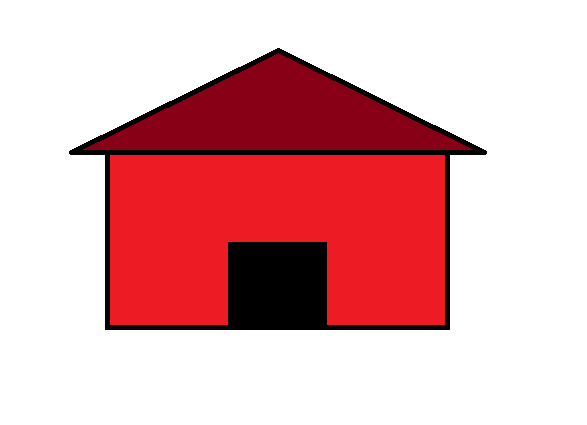
#> input picture sem3/LA/prac6,7_matrix-application/house.png, 587 x 425 px
$ python matrix-application2.py
#> lines starting #> are read from the running program, lines starting #| are printed output that depends on the picture
import cv2
import matplotlib.pyplot as plt

# scalar multiplication
img = cv2.imread('house.png')
#> img is the input picture: shape (425, 587, 3); mean B, G, R 178.2, 175, 226.1
img = cv2.cvtColor(img, cv2.COLOR_BGR2RGB)
fimg = cv2.multiply(img, True)
cv2.imwrite('house-scaled.jpg', fimg)
plt.imshow(fimg)
plt.show()

img = cv2.imread('house-scaled.jpg')
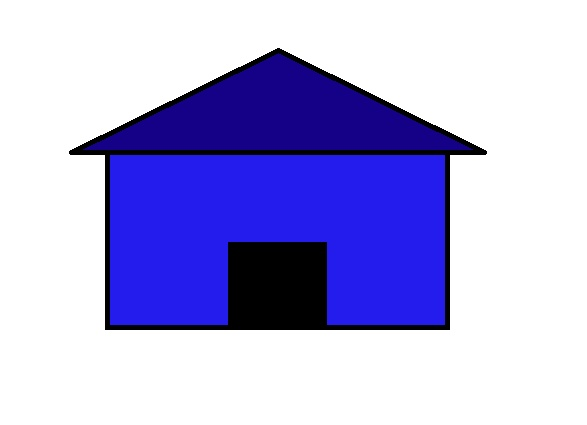
#> img: shape (425, 587, 3); mean B, G, R 226.1, 175.1, 178.2
img = cv2.cvtColor(img, cv2.COLOR_BGR2RGB)
# print(img)
plt.imshow(img)
plt.show()

house = plt.imread('house-scaled.jpg')
# print(house)
plt.imshow(house)
plt.show()

$ run again, with sem3/LA/prac6,7_matrix-application/circle.png copied over sem3/LA/prac6,7_matrix-application/house.png
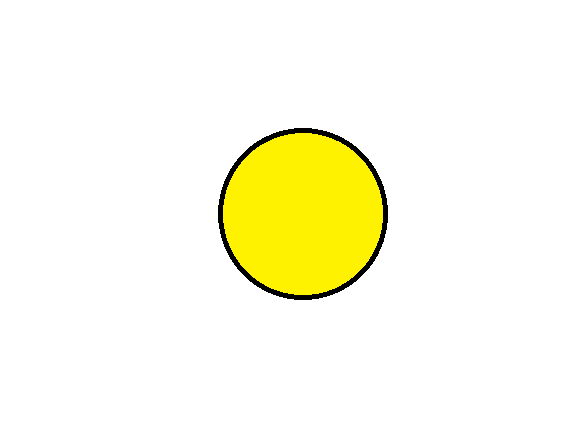
#> input picture sem3/LA/prac6,7_matrix-application/circle.png, 587 x 425 px
#> img is the input picture: shape (425, 587, 3); mean B, G, R 231.6, 251.3, 252.4
#> `img = cv2.imread('house-scaled.jpg')`:
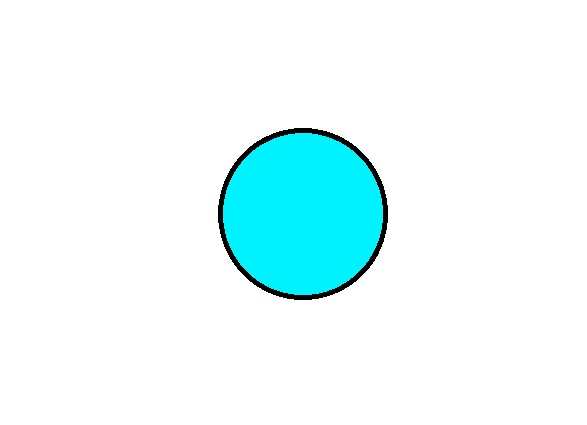
#> img: shape (425, 587, 3); mean B, G, R 252.3, 251.3, 231.7

$ run again, with sem3/LA/prac6,7_matrix-application/rectangle.png copied over sem3/LA/prac6,7_matrix-application/house.png
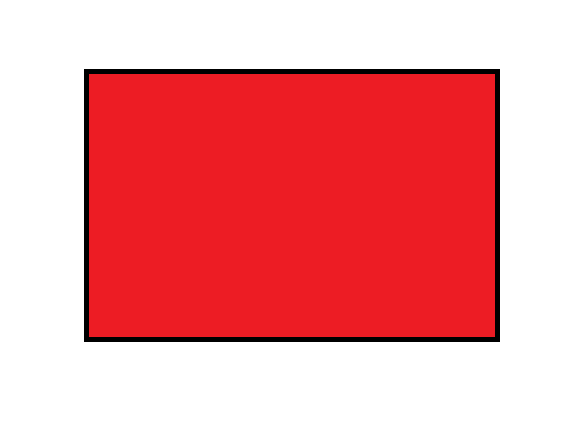
#> input picture sem3/LA/prac6,7_matrix-application/rectangle.png, 587 x 425 px
#> img is the input picture: shape (425, 587, 3); mean B, G, R 154.3, 150.9, 240.4
#> `img = cv2.imread('house-scaled.jpg')`:
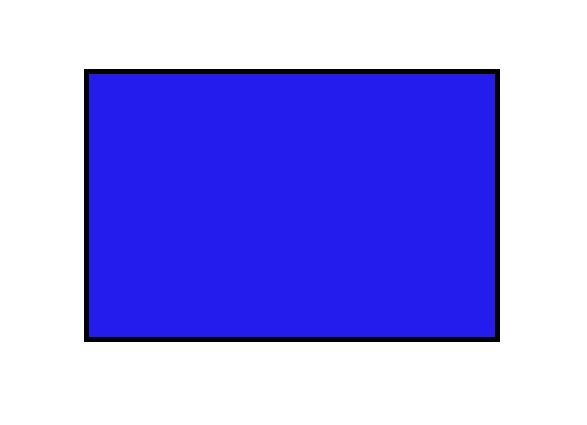
#> img: shape (425, 587, 3); mean B, G, R 240.3, 151, 154.3
